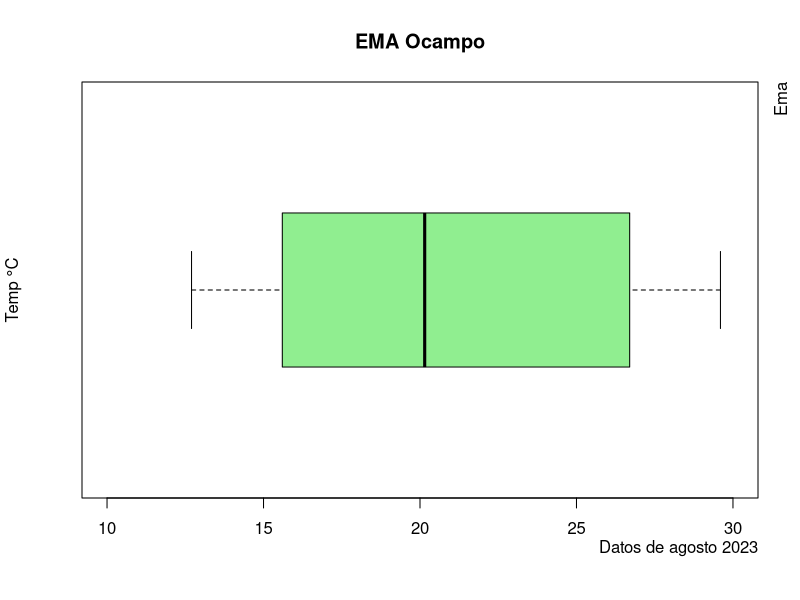
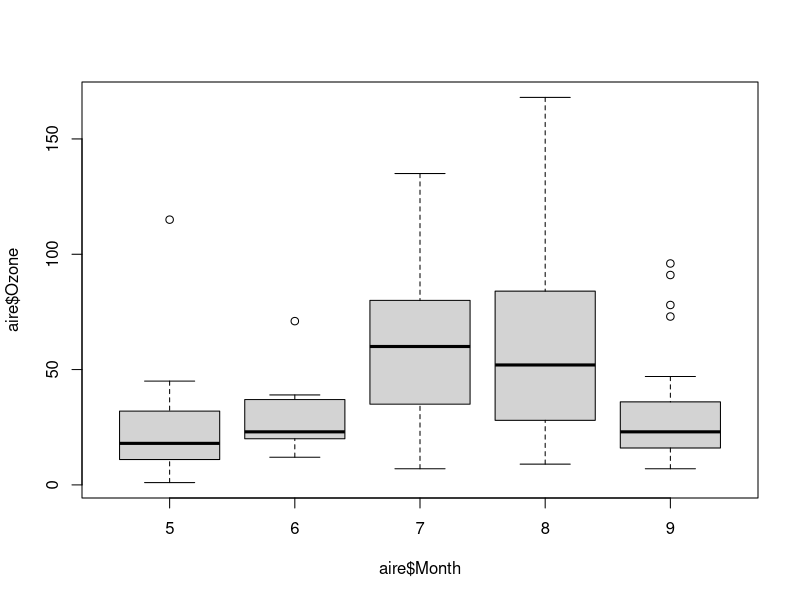
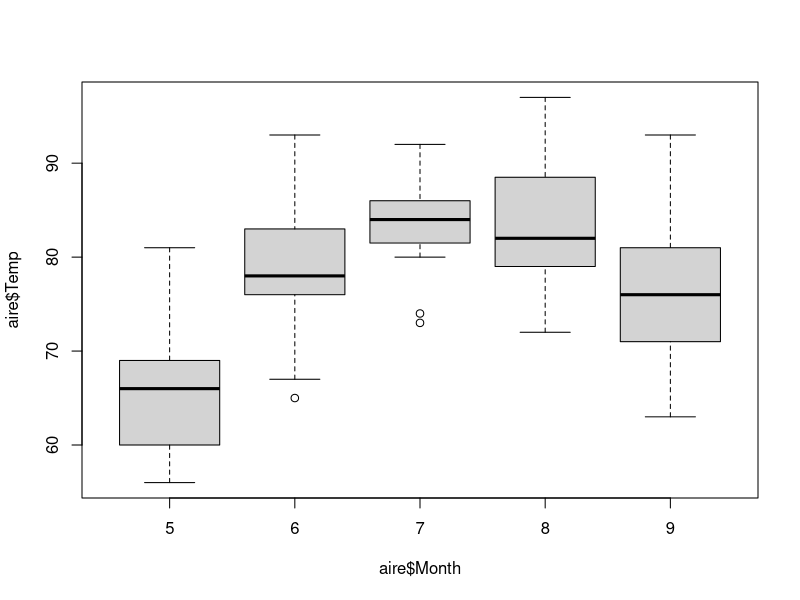
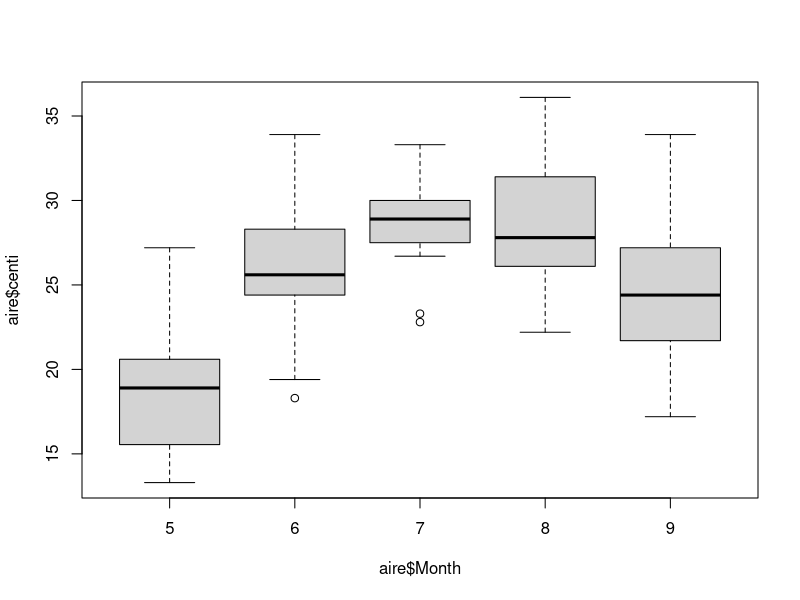
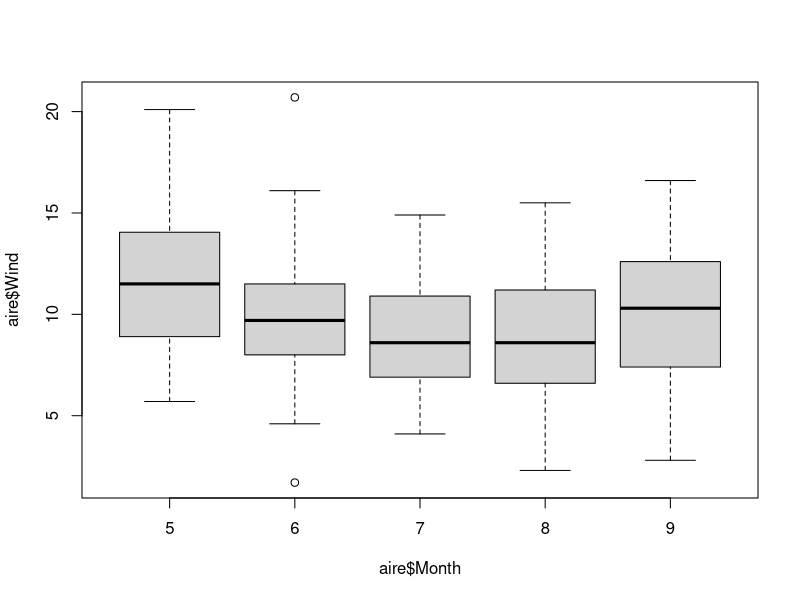

Reproduce these figures in R, in order.
# Marco Aurelio
# 123456789
# 29/08/2023

# Importar datos de un archivo de excel a la consola de R
# función "read.csv"


setwd("C:/Repositorios/Exp_Met_Est_AD2023/Scripts")
# Importar ----------------------------------------------------------------

ocampo <- read.csv("EMA_Ocampo.csv", header = TRUE)
head(ocampo)
tail(ocampo)



# Descriptivas ------------------------------------------------------------

mean(ocampo$DIRS)
mean(ocampo$TEMP)
median(ocampo$TEMP)
sd(ocampo$TEMP)
var(ocampo$TEMP)
range(ocampo$TEMP)
fivenum(ocampo$TEMP)

# Gráficas ----------------------------------------------------------------

boxplot(ocampo$TEMP,
        col = "lightgreen",
        ylim=c(10, 30),
        ylab = "Temp °C",
        main = "EMA Ocampo",
        horizontal = T)
mtext("Ema", side =4, adj = 1, padj = 1)
mtext("Datos de agosto 2023", side = 1, padj = 3, adj = 1)



# Datos vivero ------------------------------------------------------------

IE <- read.csv("Vivero_IE.csv", header = T)
IE$Tratamiento <- as.factor(IE$Tratamiento)

mean(IE$IE)

tapply(IE$IE, IE$Tratamiento, mean)
tapply(IE$IE, IE$Tratamiento, length)



# Normalidad de datos -----------------------------------------------------

# Shapiro Wilks

shapiro.test(IE$IE)


# Homogeneidad de varianzas ----------------------------------------------
bartlett.test(IE$IE ~ IE$Tratamiento)

# Aplicar la prueba de t para muestras independientes

t.test(IE$IE ~ IE$Tratamiento, var.equal = T)


# Prueba de t de una muestra
# Subconjunto con los datos de Ctrl y Fert

Ctrl <- subset(IE$IE, IE$Tratamiento == "Ctrl")
Fert <- subset(IE$IE, IE$Tratamiento == "Fert")

t.test(Ctrl, mu = 0.95)
t.test(Ctrl, mu = 0.80)

aire <- airquality


# prueba de t dependients
# Datos de airquality de la ciudad de NY, USA
# Comparar las variables en dos periodos verano (junio)
# Otoño (septiembre)

boxplot(aire$Ozone ~ aire$Month)
boxplot(aire$Temp ~ aire$Month)
aire$centi <- round((aire$Temp - 32) / 1.8,1)
boxplot(aire$centi ~ aire$Month)


# Crear un subcojunto solo con los meses de Junio y Sept

aire.jun <- subset(aire, Month == "6")
aire.sep <- subset(aire, Month == "9")


t.test(aire.jun$Wind , aire.sep$Wind, paired =T)
boxplot(aire$Wind ~ aire$Month)
